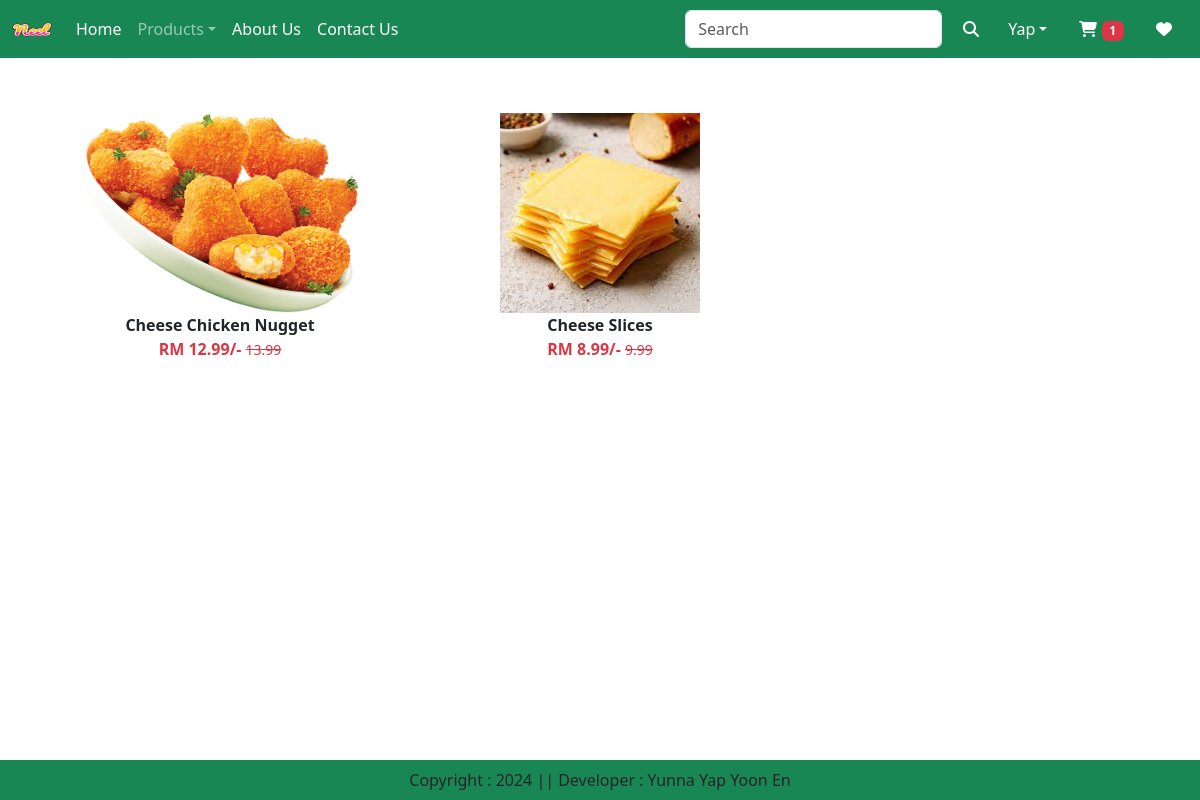
Screenshot of /wishlist/ (signed in) with the database file from the repository.
### app/models.py (models this page shows, shortened)
class Wishlist(models.Model):
    user = models.ForeignKey(User, on_delete=models.CASCADE)
    product = models.ForeignKey(Product, on_delete=models.CASCADE)

class Product(models.Model):
    title = models.CharField(max_length=100)
    selling_price = models.FloatField()
    discounted_price = models.FloatField()
    description = models.TextField()
    composition = models.TextField(default='')
    prodapp = models.TextField(default='')
    category = models.CharField(choices=CATEGORY_CHOICES, max_length=2)
    product_image = models.ImageField(upload_to='product')

### app/views.py (the view)
    def inner(request, id='', *args):
        totalitem = 0
        if request.user.is_authenticated:
            totalitem = len(Cart.objects.filter(user=request.user))
        args = [totalitem]
        if not id == '':
            return function(request, id, *args)
        return function(request, *args)

### app/views.py (called while the page is built)
def cart_total(function):
    def inner(request, id='', *args):
        totalitem = 0
        if request.user.is_authenticated:
            totalitem = len(Cart.objects.filter(user=request.user))
        args = [totalitem]
        if not id == '':
            return function(request, id, *args)
        return function(request, *args)
    return inner

@login_required
@cart_total
def wishlist(request, *variable):
    wishlist = Wishlist.objects.filter(user=request.user)
    context = {
        'wishlist': wishlist,
        'totalitem': variable[0]
    }
    return render(request, 'app/wishlist.html', context)

### app/templates/app/wishlist.html (shortened to what this page needs)
{% extends 'app/base.html' %}
{% load static %}
{% block main_content %}
  <div class="container my-5">
    <div class="row">
      <div class="col-sm-12">
        <div class="row">
          {% for prod in wishlist %}
            <div class="col-sm-4 text-center mb-4 hover-shadow">
              <a href="{% url 'product-detail' prod.product.id %}" class="btn">
                <div>
                  <img src="{{ prod.product.product_image.url }}" width="100%" height="200px" />
                  <div class="fw-bold">{{ prod.product.title }}</div>
                  <div class="fw-bold text-danger">
                    RM {{ prod.product.discounted_price }}/-
                    <small class="fw-light text-decoration-line-through">{{ prod.product.selling_price }}</small>
                  </div>
                </div>
              </a>
            </div>
          {% endfor %}
        </div>
      </div>
    </div>
  </div>
{% endblock main_content %}

### rows the page displays
Wishlist: product.product_image (picture), product "Cheese Chicken Nugget", product.discounted_price "12.99", product.selling_price "13.99"
Wishlist: product.product_image (picture), product "Cheese Slices", product.discounted_price "8.99", product.selling_price "9.99"

### other values shown
{{ totalitem }} "1"
